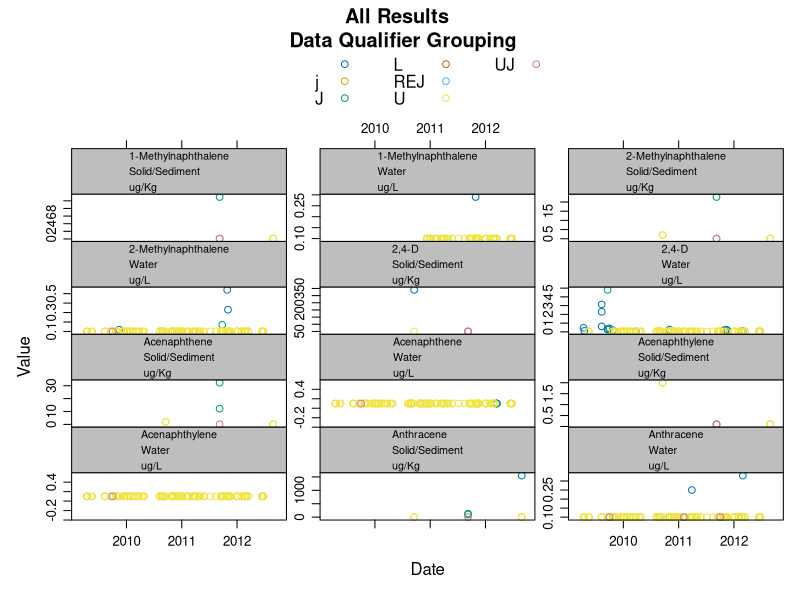
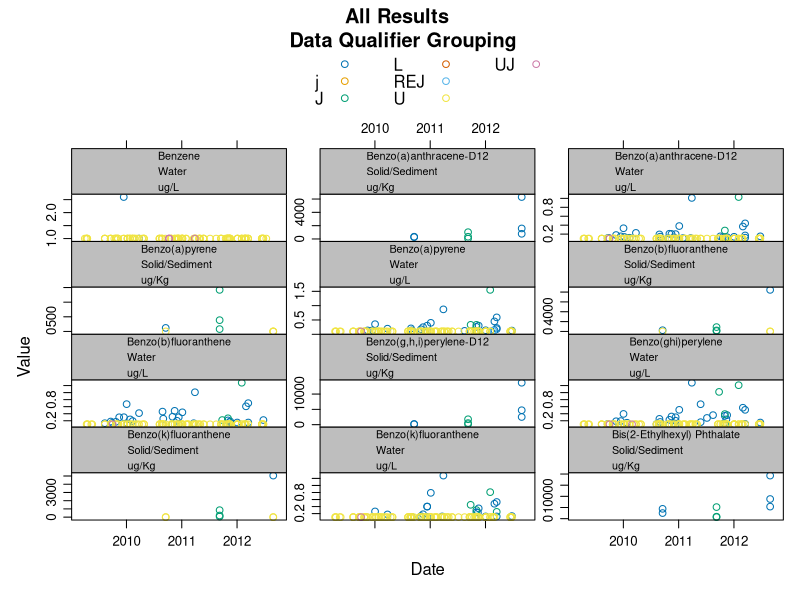
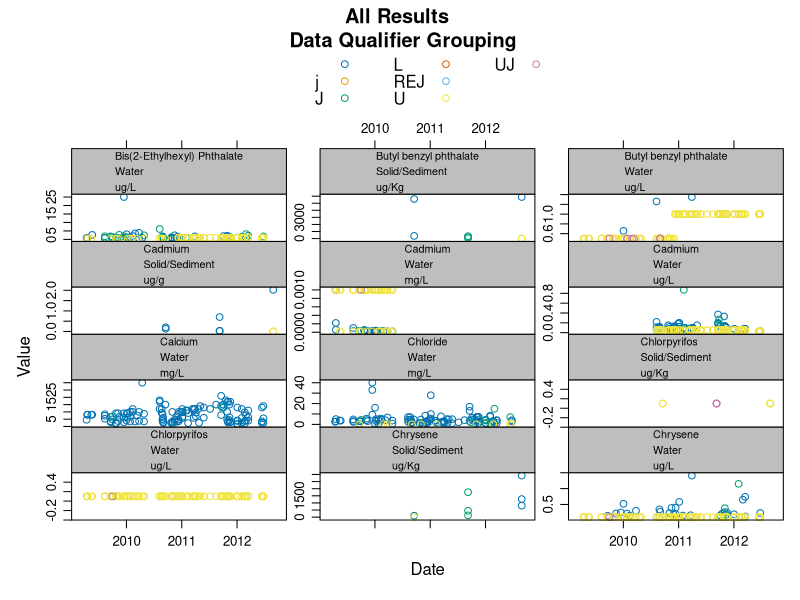
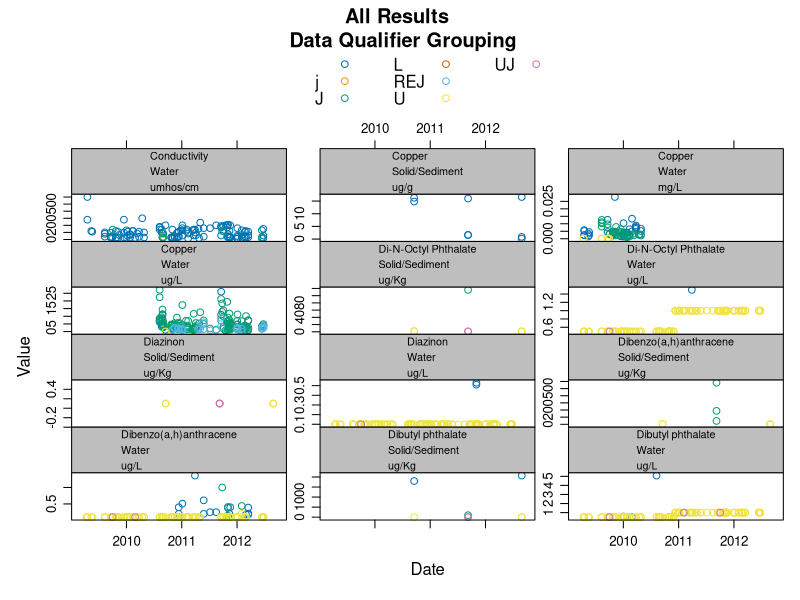
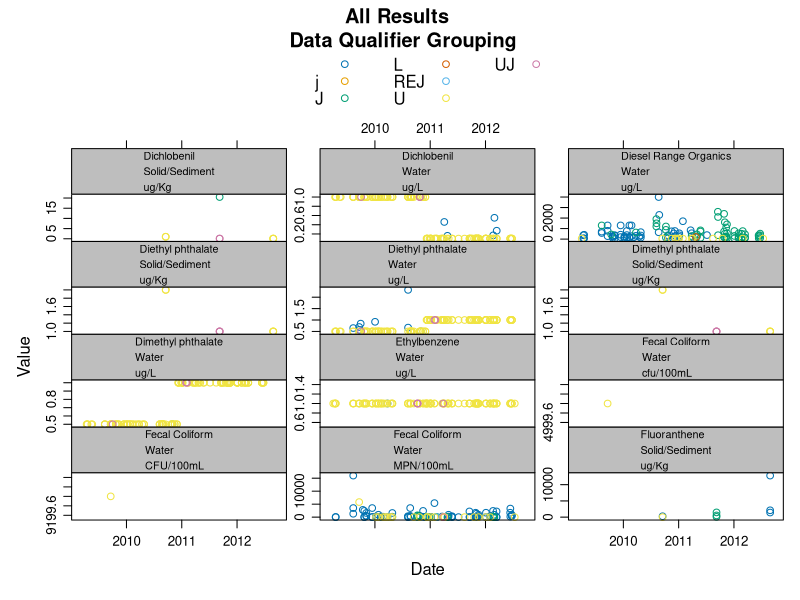
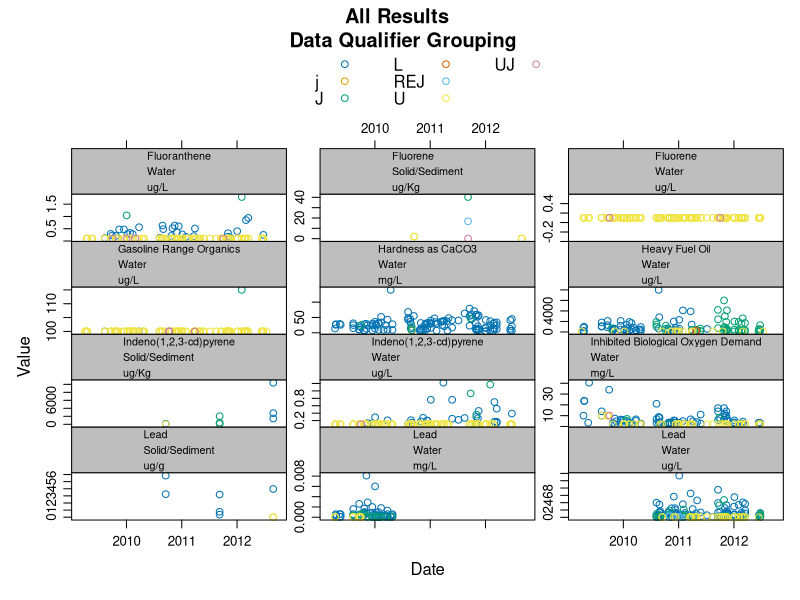
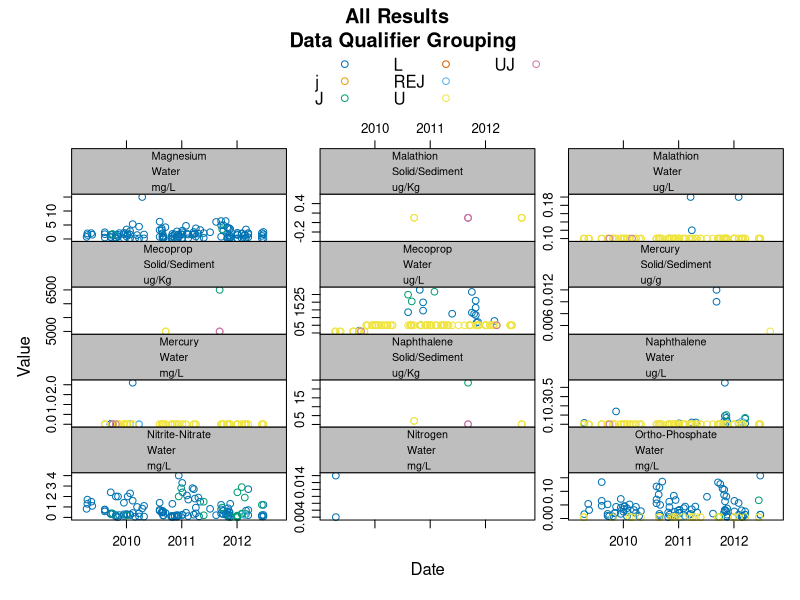
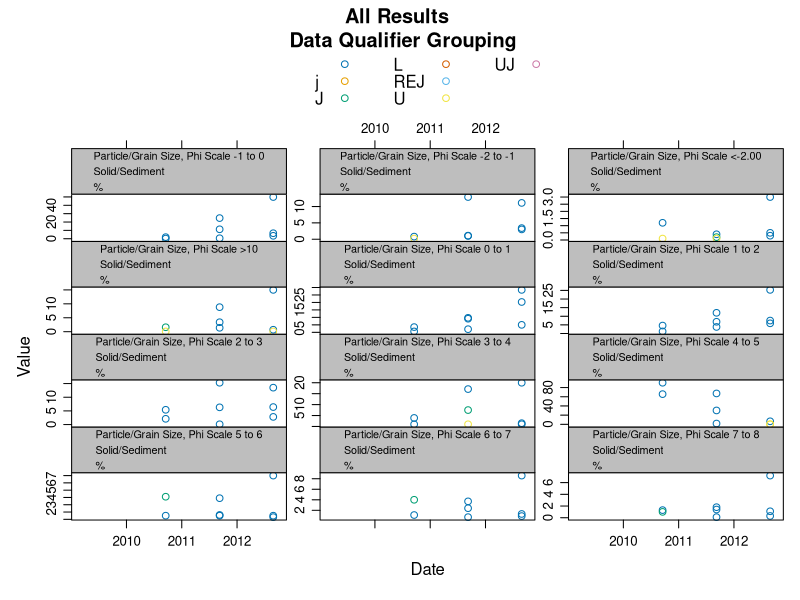

Source code (R) for these figures, in order:
######
# Required for the script to work.  Must be installed.
######
library(sqldf)
library(plyr)
library(lattice)

######
# Import data.  Defaults to a test data set.  Create "New_Name" column to facilitate summaries.
######
eimData <- read.csv("test-data-sw.csv")
eimData$New_Name <- apply(eimData, 1, function(row) paste(row["Result_Parameter_Name"], row["Sample_Matrix"], row["Result_Value_Units"], sep="\n"))
eimData$Collection_Days <- as.Date(eimData$Field_Collection_End_Date, "%m/%d/%Y") - as.Date(eimData$Field_Collection_Start_Date, "%m/%d/%Y")
eimData$CollectToLab_Days <- (as.Date(eimData$Lab_Analysis_Date, "%m/%d/%Y") - as.Date(eimData$Field_Collection_Start_Date, "%m/%d/%Y"))

t <- table(eimData$CollectToLab_Days)

eimData <- eimData[with(eimData, order(New_Name)), ]

######
# Visual summaries of the data
######

#Lattice plot of data qualifiers and location IDs.

qualifiersPlot <- xyplot(Result_Value ~ as.Date(Field_Collection_Start_Date, "%m/%d/%Y") | New_Name,
  data   = eimData, 
  groups = Result_Data_Qualifier,
  main   = "All Results \n Data Qualifier Grouping",
  auto.key = list(columns=3),
  layout = c(3,4),
  xlab   = "Date",
  ylab   = "Value",
  strip  = strip.custom(bg = "gray"),
  as.table = TRUE,
  par.strip.text = list(
    lines = 3.5,
    cex   = .65
  ),
  type    = c("p"),
  scales = list(y = list(relation = "free"))
)

#I'm sure there is a way to reuse these variables; unfortunately, update() doesn't work
#  when you change the group, and I can't figure out any other way to do it.
locationsPlot <- xyplot(Result_Value ~ as.Date(Field_Collection_Start_Date, "%m/%d/%Y") | New_Name,
  data   = eimData, 
  groups = Location_ID,
  main   = "All Results \n Location Grouping",
  auto.key = list(columns=3),
  layout = c(3,4),
  xlab   = "Date",
  ylab   = "Value",
  strip  = strip.custom(bg = "gray"),
  as.table = TRUE,
  par.strip.text = list(
   lines = 3.5,
   cex   = .65
  ),
  type    = c("p"),
  scales = list(y = list(relation = "free"))
)

pdf("latticePlot.pdf", width=8, height=10.5, paper="letter")
print(qualifiersPlot)
print(locationsPlot)
dev.off()

######
# Create tables to summarize data
######

# Count of Results by method
resultCounts <- sqldf("SELECT `Result_Parameter_Name`, `Sample_Matrix`, `Fraction_Analyzed`, `Result_Method`,
  Count(DISTINCT `Location_ID`) AS Locations, Count(`Result_Value`) AS Results
  FROM `eimData`
  GROUP BY `Result_Parameter_Name`, `Sample_Matrix`, `Fraction_Analyzed`, `Result_Method`")

# Summarize subsets of data
summaries <- ddply(
  eimData, 
  .(Location_ID, Result_Parameter_Name, Result_Value_Units, Sample_Matrix, Fraction_Analyzed, Result_Method), 
  summarize, 
  count = signif(length(Result_Value), digits = 3),
  mean  = signif(mean(Result_Value), digits = 3),
  max   = signif(max(Result_Value), digits = 3),
  min   = signif(min(Result_Value), digits = 3),
  q25   = signif(quantile(Result_Value)[2], digits = 3)
)

######
# Create tables of rows with missing/possibly wrong values
######

# Rows with missing required information (required for all Results, not conditionally required)
missingData <- sqldf("SELECT `Result_Parameter_Name`, `Location_ID`, `Study_Specific_Location_ID`, `Field_Collection_Type`, `Field_Collector`,
    `Field_Collection_Start_Date`, `Field_Collection_Start_Time`, `Sample_Matrix`, `Sample_Source`, `Result_Parameter_Name`
    `Result_Value`, `Result_Value_Units`, `Result_Method`
  FROM `eimData`
  WHERE `Study_ID` = '' OR  `Study_ID` IS NULL
    OR `Location_ID` = '' OR  `Location_ID` IS NULL
    OR `Study_Specific_Location_ID` = '' OR  `Study_Specific_Location_ID` IS NULL
    OR `Field_Collection_Type` = '' OR  `Field_Collection_Type` IS NULL
    OR `Field_Collector` = '' OR  `Field_Collector` IS NULL
    OR `Field_Collection_Start_Date` = '' OR  `Field_Collection_Start_Date` IS NULL
    OR `Sample_Matrix` IS NULL OR `Sample_Matrix` NOT IN
      ('Air/Gas', 'Other Liquid', 'Habitat', 'Solid/Sediment', 'Tissue', 'Water')
    OR `Sample_Source` IS NULL OR `Sample_Source` NOT IN
      ('Indoor Air', 'Outdoor Air', 'Landfill Gas', 'Soil Gas', 'Animal Tissue', 'Animal Tissue - Lab Exposure', 'Plant Tissue', 
        'Periphyton', 'Freshwater Taxonomy', 'Salt/Marine Taxonomy', 'Habitat Metrics', 'Freshwater Sediment', 'Brackish Sediment', 
        'Salt/Marine Sediment', 'Freshwater Porewater', 'Brackish Porewater', 'Salt/Marine Porewater', 'Elutriate', 'Rock/Gravel', 
        'Soil', 'CSO Outfall ', 'CSS In-Line ', 'CSS Catch Basin', 'Stormwater BMP Effluent ', 'Stormwater BMP Mid ', 'Stormwater BMP Influent', 
        'Stormwater Catch Basin', 'Stormwater In-Line', 'Stormwater Outfall ', 'Stormwater Sheetflow', 'Precipitation', 'Fresh/Surface Water', 
        'Brackish Water', 'Salt/Marine Water', 'Groundwater', 'Pit Water', 'Precipitation', 'Water Supply', 'Industrial Discharge', 'Source - Other', 
        'WWTP Effluent'
      )
    OR `Result_Parameter_Name` = '' OR `Result_Parameter_Name` IS NULL
    OR `Result_Value` = '' OR `Result_Value` IS NULL
    OR `Result_Value_Units` = '' OR `Result_Value_Units` IS NULL
    OR `Result_Method` = '' OR `Result_Method` IS NULL
")

# Rows with result qualifiers requiring detection & reporting limits
qualifiers <- sqldf("SELECT `Result_Parameter_Name`, `Location_ID`, `Field_Collection_Start_Date`, `Field_Collection_Start_Time`,
  `Result_Data_Qualifier`, `Result_Reporting_Limit`, `Result_Reporting_Limit_Type`,
  `Result_Detection_Limit`, `Result_Detection_Limit_Type`    
  FROM `eimData`
  WHERE length(`Result_Data_Qualifier`) > 0
    AND (`Result_Detection_Limit` IS NULL OR `Result_Detection_Limit` = ''
          OR `Result_Detection_Limit_Type` IS NULL OR `Result_Detection_Limit_Type` NOT IN
            ('MDL','EDL','LOD','IDL','CRDL','UNKNOWN')
          OR `Result_Reporting_Limit` IS NULL OR `Result_Reporting_Limit` = ''
          OR `Result_Reporting_Limit_Type` IS NULL OR `Result_Reporting_Limit_Type` NOT IN
            ('MRL','PQL','EQL','LOQ','SQL','CRQL','LabDef','UNKNOWN')
        )
")

# Rows with detection limits missing detection limit types
missingDL <- sqldf("SELECT `Result_Parameter_Name`, `Location_ID`, `Field_Collection_Start_Date`, `Field_Collection_Start_Time`,
  `Result_Data_Qualifier`, `Result_Reporting_Limit`, `Result_Reporting_Limit_Type`,
  `Result_Detection_Limit`, `Result_Detection_Limit_Type`    
  FROM `eimData`
  WHERE `Result_Detection_Limit` IS NOT NULL
    AND (`Result_Detection_Limit_Type` IS NULL OR `Result_Detection_Limit_Type` = '')
")

# Rows flagged as non-detects or estimates that exceed relevent limits
wrongLimits <- sqldf("SELECT `Result_Parameter_Name`, `Location_ID`, `Field_Collection_Start_Date`, `Field_Collection_Start_Time`,
  `Result_Data_Qualifier`, `Result_Reporting_Limit`, `Result_Reporting_Limit_Type`,
  `Result_Detection_Limit`, `Result_Detection_Limit_Type`, `Result_Value`
  FROM `eimData`
  WHERE (`Result_Data_Qualifier` = 'U' AND `Result_Value` > `Result_Detection_Limit`)
  OR (`Result_Data_Qualifier` = 'J' AND `Result_Value` >  `Result_Reporting_Limit`)
")

# Rows with missing stormwater-specific data.
missingStormwater <- sqldf("SELECT `New_Name`, `Location_ID`, `Field_Collection_Start_Date`, `Field_Collection_Start_Time`,
  `Storm_Event_Qualifier`, `Sample_Collection_Method`, `Result_Value`
  FROM `eimData`
  WHERE `Storm_Event_Qualifier` IS NULL OR `Storm_Event_Qualifier` = ''
  OR `Sample_Collection_Method` IS NULL OR `Sample_Collection_Method` = ''
")

# Rows with missing sediment-specific data.
missingSediment <- sqldf("SELECT `Result_Parameter_Name`, `Sample_Matrix`, `Location_ID`, `Field_Collection_Start_Date`, `Field_Collection_Start_Time`, 
  `Field_Collection_Reference_Point`, `Field_Collection_Upper_Depth`,`Field_Collection_Lower_Depth`,
  `Field_Collection_Depth_Units`, `Result_Basis`, `Sample_Collection_Method`, `Result_Value`
  FROM `eimData`
  WHERE `Sample_Matrix` = 'Solid/Sediment'
  AND (`Field_Collection_Reference_Point` IS NULL OR `Field_Collection_Reference_Point` = ''
  OR `Field_Collection_Upper_Depth` IS NULL OR `Field_Collection_Upper_Depth` = ''
  OR `Field_Collection_Lower_Depth` IS NULL OR `Field_Collection_Lower_Depth` = ''
  OR `Field_Collection_Depth_Units` IS NULL OR `Field_Collection_Depth_Units` = ''
  OR `Result_Basis` IS NULL OR `Result_Basis` = '')
")

# Rows with missing water-specific data.
missingWater <- sqldf("SELECT `New_Name`, `Location_ID`, `Field_Collection_Start_Date`, `Field_Collection_Start_Time`, 
  `Fraction_Analyzed`, `Result_Value`
  FROM `eimData`
  WHERE `Sample_Matrix` = 'Water'
  AND `Fraction_Analyzed` IS NULL OR `Fraction_Analyzed` NOT IN 
    ('Total', 'Dissolved', 'Suspended', 'Lab Leachate')
")

# Sample Results with missing values
missingSample <- sqldf("SELECT `Result_Parameter_Name`, `Location_ID`, `Field_Collection_Start_Date`, `Field_Collection_Start_Time`,
    `Sample_ID`, `Sample_Composite_Flag`, `Lab_Analysis_Date`, `Result_Lab_Name`
  FROM `eimData`
  WHERE `Field_Collection_Type` = 'Sample'
    AND (`Sample_ID` IS NULL OR `Sample_ID` = ''
      OR `Sample_Composite_Flag` IS NULL OR `Sample_Composite_Flag` = ''
      OR `Lab_Analysis_Date` IS NULL OR `Lab_Analysis_Date` = ''
      OR `Result_Lab_Name` IS NULL OR `Result_Lab_Name` = '')
")

# Collection span is not calculable
missingCollectionSpan <- subset(eimData, is.na(eimData$Collection_Days))
